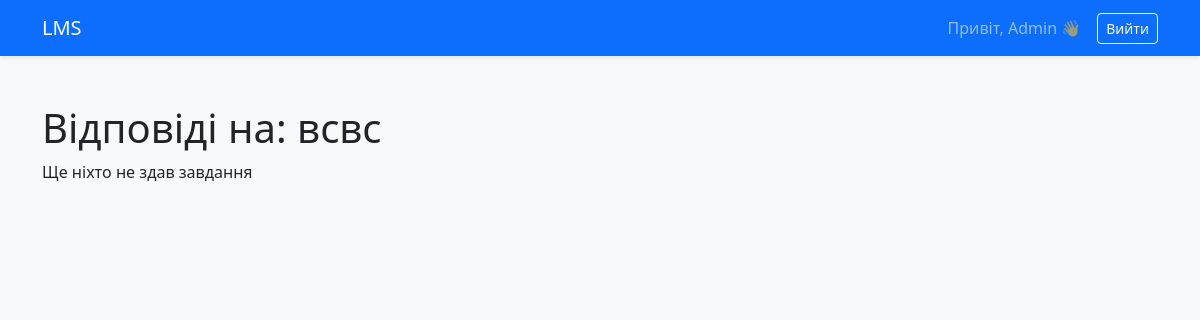
The app's page /assignment/5/submissions/ (signed in), older data.
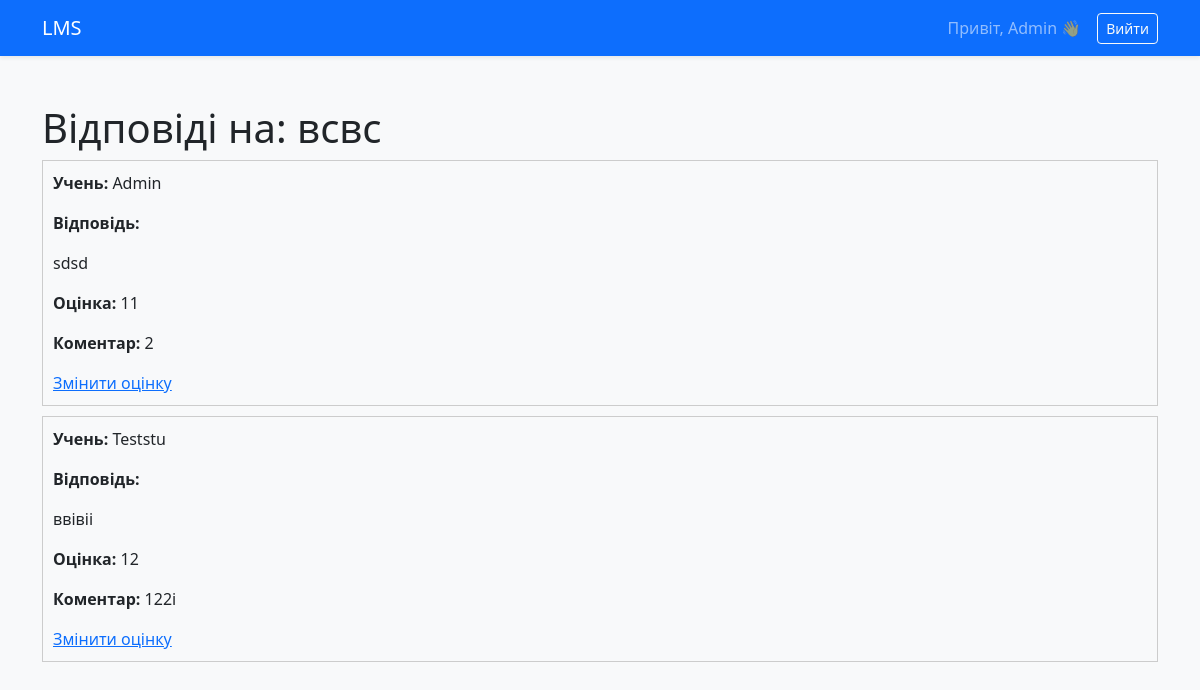
The same page, newer data.
### lms/models.py (models this page shows, shortened)
class Assignment(models.Model):
    lesson = models.ForeignKey(Lesson, on_delete=models.CASCADE, related_name='assignments')
    title = models.CharField(max_length=200)
    description = models.TextField()
    deadline = models.DateTimeField()

class Submission(models.Model):
    assignment = models.ForeignKey(Assignment, on_delete=models.CASCADE)
    student = models.ForeignKey(User, on_delete=models.CASCADE)
    answer = models.TextField()
    submitted_at = models.DateTimeField(auto_now_add=True)
    class Meta:
        unique_together = ('assignment', 'student')

class Grade(models.Model):
    submission = models.OneToOneField(Submission, on_delete=models.CASCADE)
    score = models.IntegerField()
    feedback = models.TextField(blank=True)

### lms/views.py (the view)
@login_required
@teacher_required
def assignment_submissions(request, assignment_id):
    assignment = get_object_or_404(Assignment, id=assignment_id)
    submissions = Submission.objects.filter(assignment=assignment)
    return render(request, 'lms/assignment_submissions.html', {
        'assignment': assignment,
        'submissions': submissions
    })

### lms/views.py (called while the page is built)
def teacher_required(view_func):
    @wraps(view_func)
    def _wrapped_view(request, *args, **kwargs):
        if request.user.is_authenticated:
            if not hasattr(request.user, 'profile'):
                Profile.objects.create(user=request.user, role='student')
            if request.user.profile.role in ['teacher', 'admin'] or request.user.is_superuser:
                return view_func(request, *args, **kwargs)
        return HttpResponseForbidden("Доступ заборонено: потрібен викладач")
    return _wrapped_view

### lms/templates/lms/assignment_submissions.html (shortened to what this page needs)
{% extends "base.html" %}
{% block content %}
<h1>Відповіді на: {{ assignment.title }}</h1>
{% for submission in submissions %}
  <div style="border:1px solid #ccc; padding:10px; margin-bottom:10px;">
    <p><strong>Учень:</strong> {{ submission.student.username }}</p>
    <p><strong>Відповідь:</strong></p>
    <p>{{ submission.answer }}</p>
    {% if submission.grade %}
      <p><strong>Оцінка:</strong> {{ submission.grade.score }}</p>
      <p><strong>Коментар:</strong> {{ submission.grade.feedback }}</p>
      <a href="{% url 'grade_submission' submission.id %}">
        Змінити оцінку
      </a>
    {% else %}
      <a href="{% url 'grade_submission' submission.id %}">
        Оцінити
      </a>
    {% endif %}
  </div>
{% empty %}
  <p>Ще ніхто не здав завдання</p>
{% endfor %}
{% endblock %}

### lms/templates/base.html (shortened to what this page needs)
<!DOCTYPE html>
<html lang="uk">
<head>
    <link href="https://cdn.jsdelivr.net/npm/bootstrap@5.3.2/dist/css/bootstrap.min.css" rel="stylesheet">
</head>
<body class="bg-light">
<nav class="navbar navbar-expand-lg navbar-dark bg-primary shadow-sm">
    <div class="container">
        <a class="navbar-brand" href="{% url 'home' %}">LMS</a>
        <div class="collapse navbar-collapse justify-content-end">
            {% if user.is_authenticated %}
                <span class="navbar-text me-3">
                    Привіт, {{ user.username }} 👋
                </span>
                <form method="post" action="{% url 'logout' %}">
                    <button class="btn btn-outline-light btn-sm">
                        Вийти
                    </button>
                </form>
            {% else %}
                <a href="{% url 'login' %}" class="btn btn-light btn-sm me-2">Увійти</a>
                <a href="{% url 'register' %}" class="btn btn-warning btn-sm">Реєстрація</a>
            {% endif %}
        </div>
    </div>
</nav>
<div class="container mt-5">
    {% block content %}
    {% endblock %}
</div>
</body>
</html>

Row changes from the older to the newer data that the page shows:
added Submission: student.username "Admin", answer "sdsd", grade.score "11", grade.feedback "2"
added Submission: student.username "Teststu", answer "ввівіі", grade.score "12", grade.feedback "122і"
Text that changed along with them:
text no longer shown: "Ще ніхто не здав завдання"
